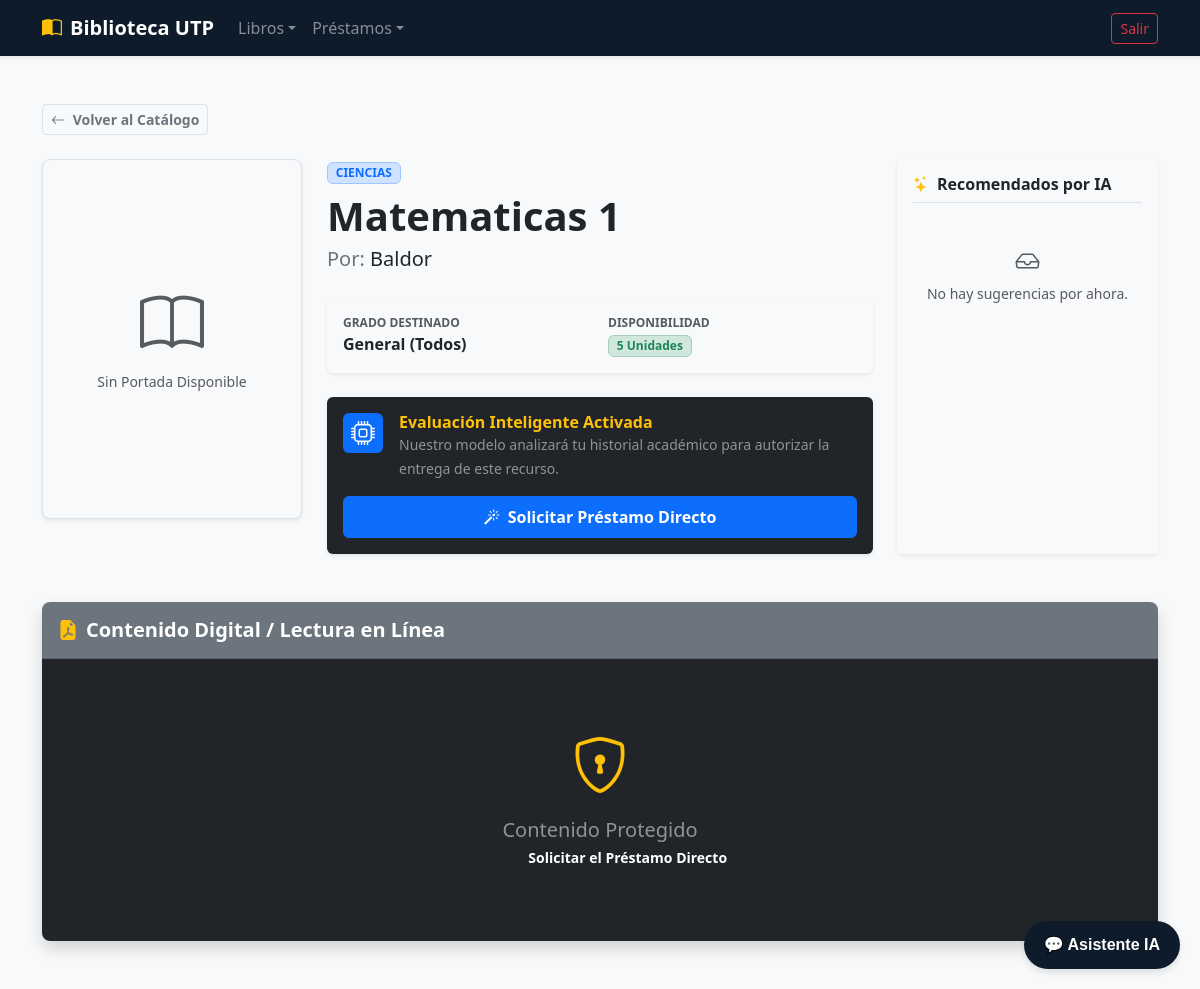
The page /libros/detalle/1/ (signed in) on the database its author committed.
### apps/libros/models.py (models this page shows, shortened)
class Libro(models.Model):
    GRADOS_DESTINO = (
        ('primaria', 'Primaria'),
        ('secundaria', 'Secundaria'),
        ('general', 'General (Todos)'),
    )
    titulo = models.CharField(max_length=200)
    autor = models.CharField(max_length=150)
    categoria = models.CharField(max_length=100)
    archivo_pdf = models.FileField(upload_to='libros_pdfs/') # Para subir el archivo digital
    portada = models.ImageField(upload_to='portadas/', blank=True, null=True)
    grado_objetivo = models.CharField(max_length=20, choices=GRADOS_DESTINO, default='general')
    ejemplares_disponibles = models.PositiveIntegerField(default=1)

### apps/libros/views.py (the view)
# urls.py: path('detalle/<int:pk>/', views.LibroDetailView.as_view(), name='detalle'),
class LibroDetailView(LoginRequiredMixin, DetailView):
    model = Libro
    template_name = 'libros/libro_detalle.html'
    context_object_name = 'libro'
    def get_queryset(self):
        usuario = self.request.user
        queryset = Libro.objects.all()
        if usuario.rol == 'estudiante':
            queryset = queryset.filter(Q(grado_objetivo=usuario.grado_escolar) | Q(grado_objetivo='general'))
        return queryset
    def get_context_data(self, **kwargs):
        context = super().get_context_data(**kwargs)
        libro_actual = self.object
        usuario = self.request.user
        todos_los_libros = Libro.objects.exclude(id=libro_actual.id)
        recomendados = []
        for l in todos_los_libros:
            if l.categoria == libro_actual.categoria and (l.grado_objetivo == usuario.grado_escolar or l.grado_objetivo == 'general'):
                recomendados.append(l)
                if len(recomendados) >= 3:
                    break
        context['recomendados'] = recomendados
        tiene_prestamo = False
        if usuario.is_superuser or usuario.rol == 'bibliotecario':
            tiene_prestamo = True
        else:
            from apps.prestamos.models import Prestamo
            tiene_prestamo = Prestamo.objects.filter(usuario=usuario, libro=libro_actual, estado='activo').exists()
        context['tiene_prestamo'] = tiene_prestamo
        return context

### apps/libros/templates/libros/libro_detalle.html (shortened to what this page needs)
{% extends 'usuarios/base.html' %}
{% block content %}
<div class="container my-5">
    <div class="mb-4">
        <a href="{% url 'libros:catalogo' %}" class="btn btn-sm btn-light text-secondary border fw-semibold">
            <i class="bi bi-arrow-left me-1"></i> Volver al Catálogo
        </a>
    </div>
    <div class="row g-4 mb-5">
        <div class="col-12 col-md-4 col-lg-3 text-center text-md-start">
            {% if libro.portada %}
                <img src="{{ libro.portada.url }}" alt="Portada de {{ libro.titulo }}" class="img-fluid rounded-3 shadow-sm border w-100" style="max-width: 260px; object-fit: cover;">
            {% else %}
                <div class="rounded-3 shadow-sm border bg-light d-flex flex-column align-items-center justify-content-center mx-auto mx-md-0" style="width: 100%; max-width: 260px; height: 360px;">
                    <i class="bi bi-book text-muted display-3 mb-2"></i>
                    <span class="text-muted small fw-medium">Sin Portada Disponible</span>
                </div>
            {% endif %}
        </div>
        <div class="col-12 col-md-8 col-lg-6">
            <span class="badge bg-primary-subtle text-primary border border-primary-subtle px-2.5 py-1.5 mb-2 fw-semibold text-uppercase">
                {{ libro.categoria }}
            </span>
            <h1 class="fw-bold text-dark mb-1">{{ libro.titulo }}</h1>
            <p class="fs-5 text-secondary mb-4">Por: <span class="text-dark fw-medium">{{ libro.autor }}</span></p>
            <div class="card card-body border-0 bg-light p-3 mb-4 shadow-sm">
                <div class="row g-3">
                    <div class="col-6">
                        <small class="text-muted d-block text-uppercase fw-bold fs-7">Grado Destinado</small>
                        <span class="text-dark fw-semibold">{{ libro.get_grado_objetivo_display }}</span>
                    </div>
                    <div class="col-6">
                        <small class="text-muted d-block text-uppercase fw-bold fs-7">Disponibilidad</small>
                        {% if libro.ejemplares_disponibles > 0 %}
                            <span class="badge bg-success-subtle text-success border border-success-subtle px-2.5 py-1 fw-bold">
                                {{ libro.ejemplares_disponibles }} Unidades
                            </span>
                        {% else %}
                            <span class="badge bg-danger-subtle text-danger border border-danger-subtle px-2.5 py-1 fw-bold">
                                Agotado temporalmente
                            </span>
                        {% endif %}
                    </div>
                </div>
            </div>
            {% if user.rol == 'estudiante' or user.rol == 'docente' %}
                <div class="card border-0 bg-dark text-white p-3 shadow-sm">
                    <div class="d-flex align-items-start gap-3 mb-3">
                        <div class="bg-primary text-white rounded p-2 fs-4 line-height-1">
                            <i class="bi bi-cpu"></i>
                        </div>
                        <div>
                            <h6 class="fw-bold mb-0 text-warning">Evaluación Inteligente Activada</h6>
                            <small class="text-white-50">Nuestro modelo analizará tu historial académico para autorizar la entrega de este recurso.</small>
                        </div>
                    </div>
                    <form action="{% url 'prestamos:solicitar' libro.id %}" method="post">
                        <button type="submit" class="btn btn-primary w-100 fw-bold d-flex align-items-center justify-content-center py-2" {% if libro.ejemplares_disponibles <= 0 %}disabled{% endif %}>
                            <i class="bi bi-magic me-2"></i> Solicitar Préstamo Directo
                        </button>
                    </form>
                </div>
            {% endif %}
        </div>
        <div class="col-12 col-lg-3">
            <div class="card border-0 bg-light p-3 shadow-sm h-100">
                <h6 class="fw-bold text-dark border-bottom pb-2 mb-3 d-flex align-items-center">
                    <i class="bi bi-stars text-warning me-2"></i> Recomendados por IA
                </h6>
                <div class="d-grid gap-2">
                    {% for rec in recomendados %}
                        <a href="{% url 'libros:detalle' rec.id %}" class="btn btn-white bg-white text-start border shadow-xs p-2.5 rounded-3 d-flex align-items-center justify-content-between text-decoration-none custom-rec-card">
                            <span class="text-truncate text-dark fw-medium small pe-2">{{ rec.titulo }}</span>
                            <i class="bi bi-chevron-right text-muted small"></i>
                        </a>
                    {% empty %}
                        <div class="text-center py-4">
                            <i class="bi bi-inbox text-muted fs-4 mb-1 d-block"></i>
                            <span class="text-muted small d-block">No hay sugerencias por ahora.</span>
                        </div>
                    {% endfor %}
                </div>
            </div>
        </div>
    </div>
    <div class="card shadow border-0 rounded-3 overflow-hidden">
        <div class="card-header bg-secondary text-white py-3 d-flex align-items-center justify-content-between">
            <h5 class="mb-0 fw-bold d-flex align-items-center">
                <i class="bi bi-file-earmark-pdf-fill me-2 text-warning"></i> Contenido Digital / Lectura en Línea
            </h5>
        </div>
        <div class="card-body p-0 bg-dark">
            {% if tiene_prestamo %}
                {% if libro.archivo_pdf %}
                    {% if libro.es_pdf %}
                    <div class="ratio ratio-16x9" style="min-height: 600px;">
                        <embed src="{{ libro.archivo_pdf.url }}" type="application/pdf" width="100%" height="100%">
                    </div>
                    {% else %}
                    <div class="text-center py-5 my-4 bg-dark">
                        <i class="bi bi-cloud-arrow-down text-info display-4 mb-3 d-block"></i>
                        <p class="mb-2 fs-5 text-white">Este archivo está en formato descargable (Word, Excel, etc.)</p>
                        <a href="{{ libro.archivo_pdf.url }}" download class="btn btn-primary btn-lg fw-bold mt-2">
                            <i class="bi bi-download me-2"></i>Descargar Archivo
                        </a>
                    </div>
                    {% endif %}
                {% else %}
                    <div class="text-center py-5 text-white-50 my-4">
                        <i class="bi bi-file-earmark-lock text-muted display-4 mb-3 d-block"></i>
                        <p class="mb-0 fs-5">Este ejemplar solo está disponible de manera física en sala.</p>
                        <small class="text-muted">No se ha cargado una copia digital en formato PDF.</small>
                    </div>
                {% endif %}
            {% else %}
                <div class="text-center py-5 text-white-50 my-4 bg-dark">
                    <i class="bi bi-shield-lock text-warning display-4 mb-3 d-block"></i>
                    <p class="mb-0 fs-5">Contenido Protegido</p>
                    <small class="text-muted">Para leer o descargar este contenido digital, debes <strong class="text-white">Solicitar el Préstamo Directo</strong> primero y esperar aprobación automática.</small>
                </div>
            {% endif %}
        </div>
    </div>
</div>
{% endblock %}

### apps/usuarios/templates/usuarios/base.html (style rules this page uses)
body { background-color: #f8f9fa; }

### apps/libros/templates/libros/libro_detalle.html (style rules this page uses)
.fs-7 { font-size: 0.75rem; }
.line-height-1 { line-height: 1; }

### rows shown on the page
Libro: categoria "CIENCIAS", titulo "Matematicas 1", autor "Baldor", grado_objetivo "General (Todos)", ejemplares_disponibles "5"
